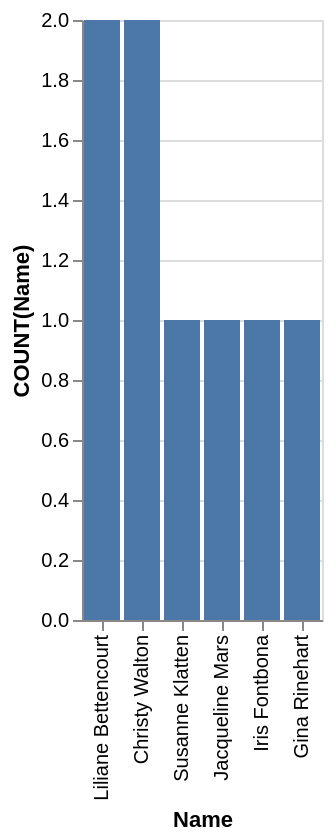

The specification (Vega-Lite) saved for this image:
### Vega-Lite specification from a JSON file in a GitHub repository (floating-point values rounded to 4 significant figures)
{"data": {"values": [{"x_data": "Liliane Bettencourt", "y_data": 2}, {"x_data": "Christy Walton", "y_data": 2}, {"x_data": "Susanne Klatten", "y_data": 1}, {"x_data": "Jacqueline Mars", "y_data": 1}, {"x_data": "Iris Fontbona", "y_data": 1}, {"x_data": "Gina Rinehart", "y_data": 1}]}, "mark": "bar", "encoding": {"x": {"field": "x_data", "type": "nominal", "title": "Name", "sort": {"op": "sum", "field": "y_data", "order": "descending"}}, "y": {"field": "y_data", "type": "quantitative", "title": "COUNT(Name)"}}}
